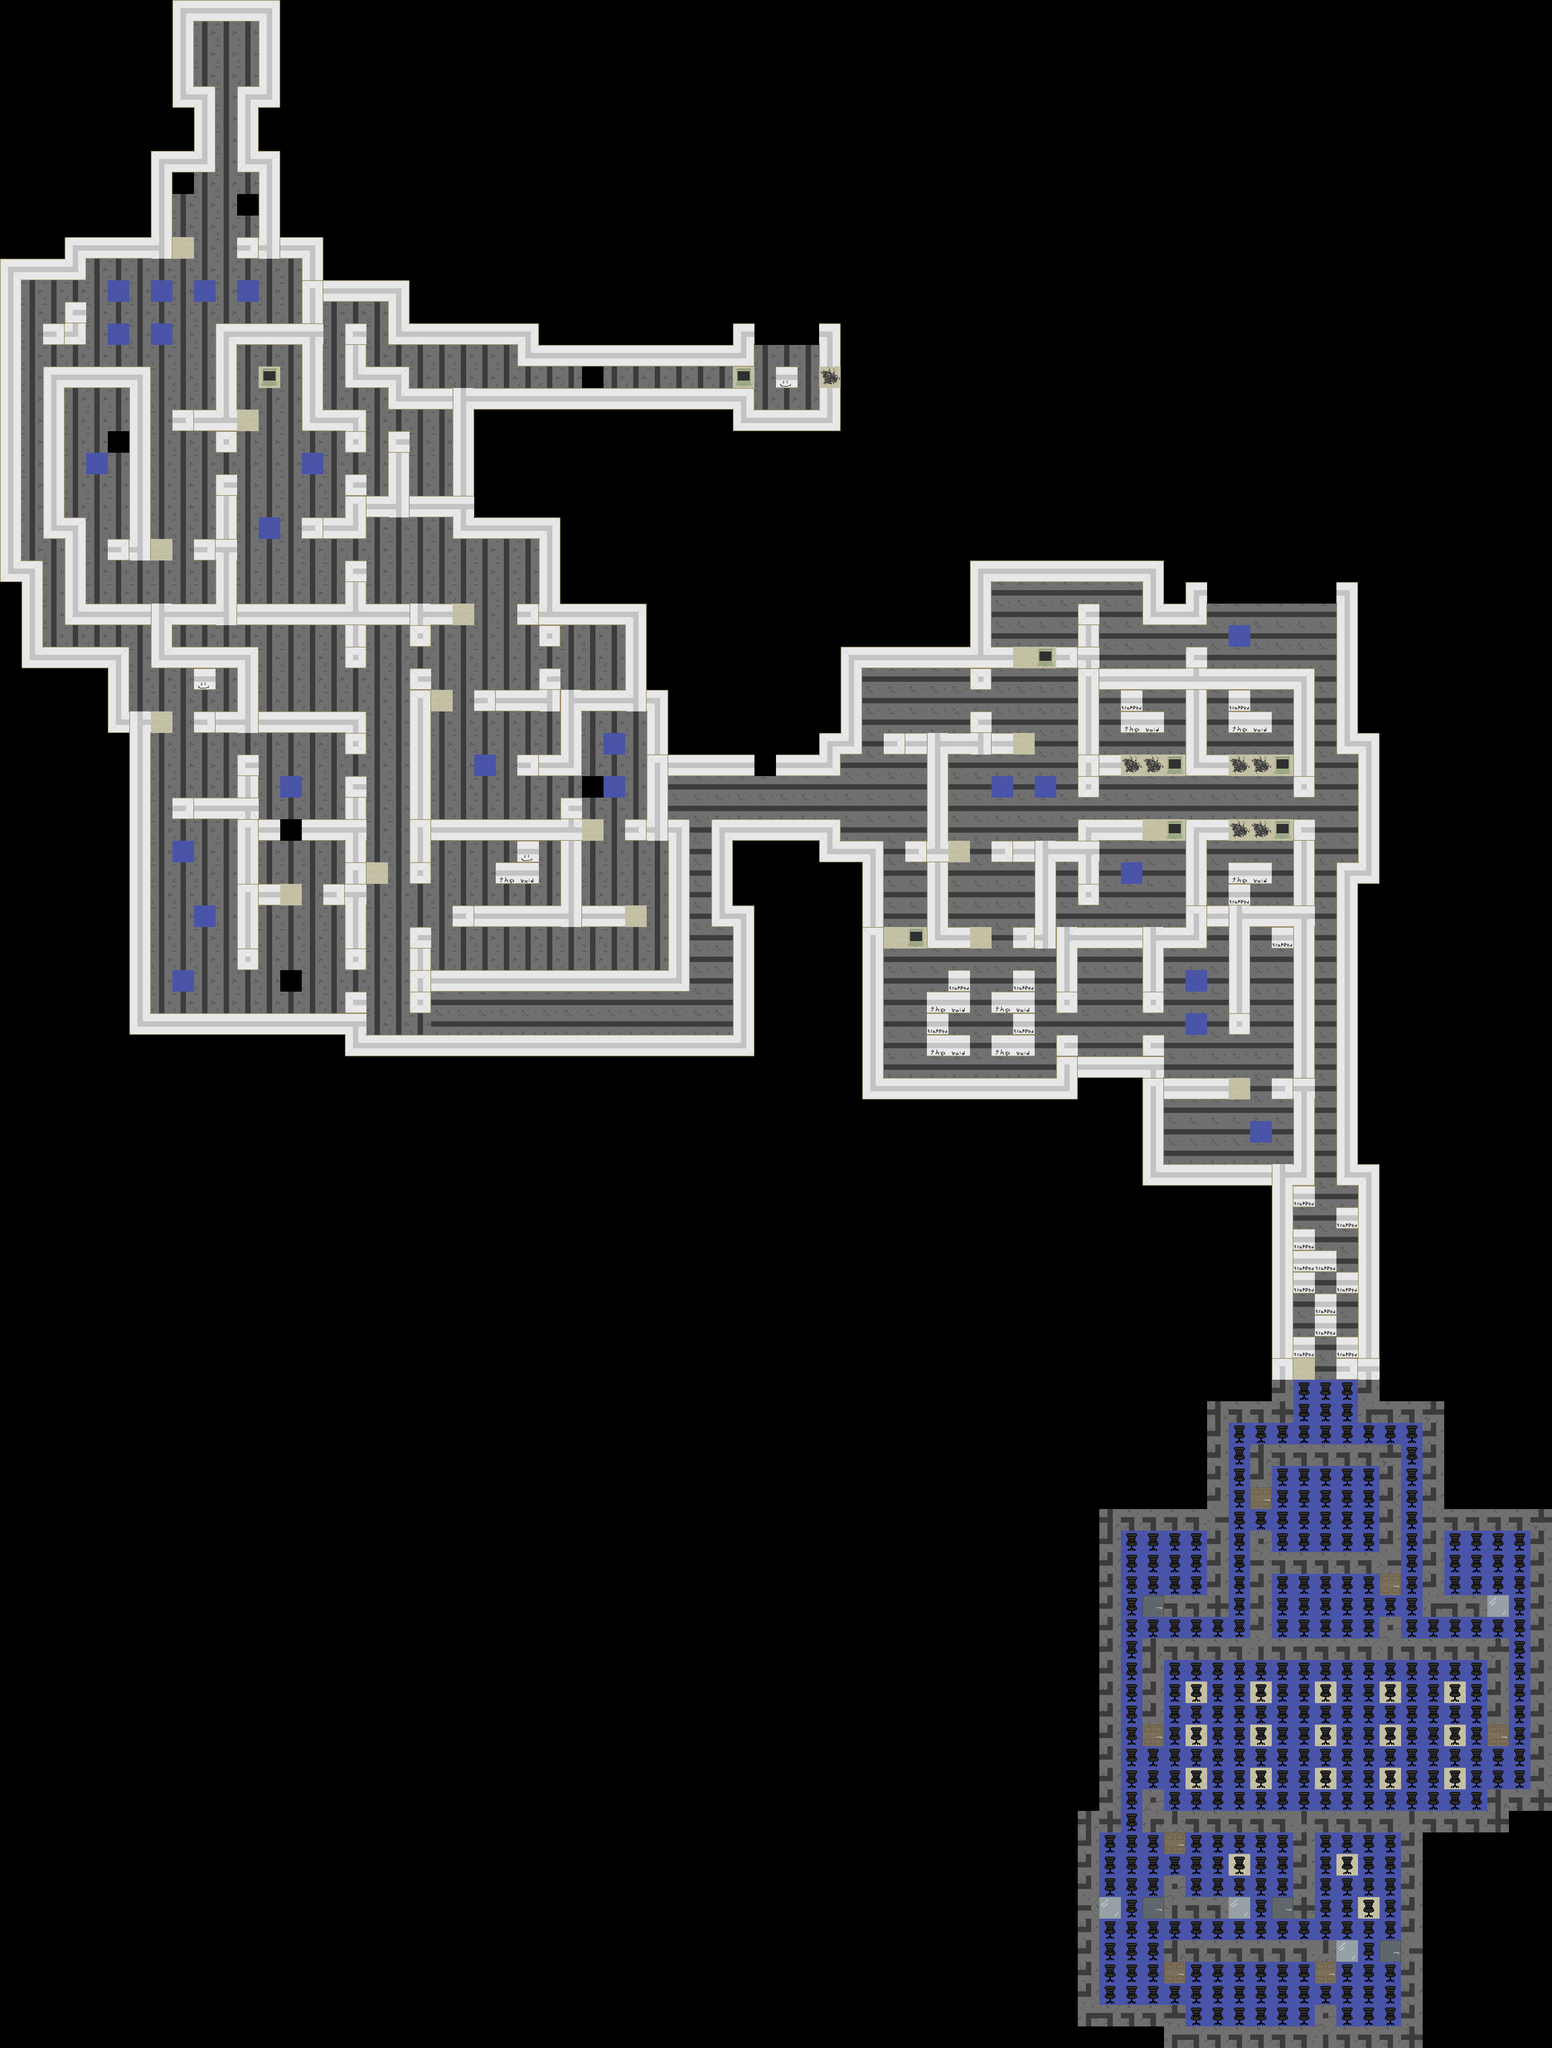

Below is a game level as drawn by its tile map, then a one-line description and the .tmx that defines it (tile-layer data replaced by summaries):
An orthogonal 72x95 tile map with 64x64 px tiles, 2 tile layers (Flooring, Walls).

<map version="1.10" tiledversion="1.11.2" orientation="orthogonal" renderorder="right-down" width="72" height="95" tilewidth="64" tileheight="64" infinite="0" nextlayerid="3" nextobjectid="1">
 <tileset firstgid="1" source="forgotten tileset.tsx" />
 <layer id="2" name="Flooring" width="72" height="95">
  <data>[6840 cells, 1350 non-empty, 13 distinct tile ids]</data>
 </layer>
 <layer id="1" name="Walls" width="72" height="95">
  <data>[6840 cells, 933 non-empty, 37 distinct tile ids]</data>
 </layer>
</map>